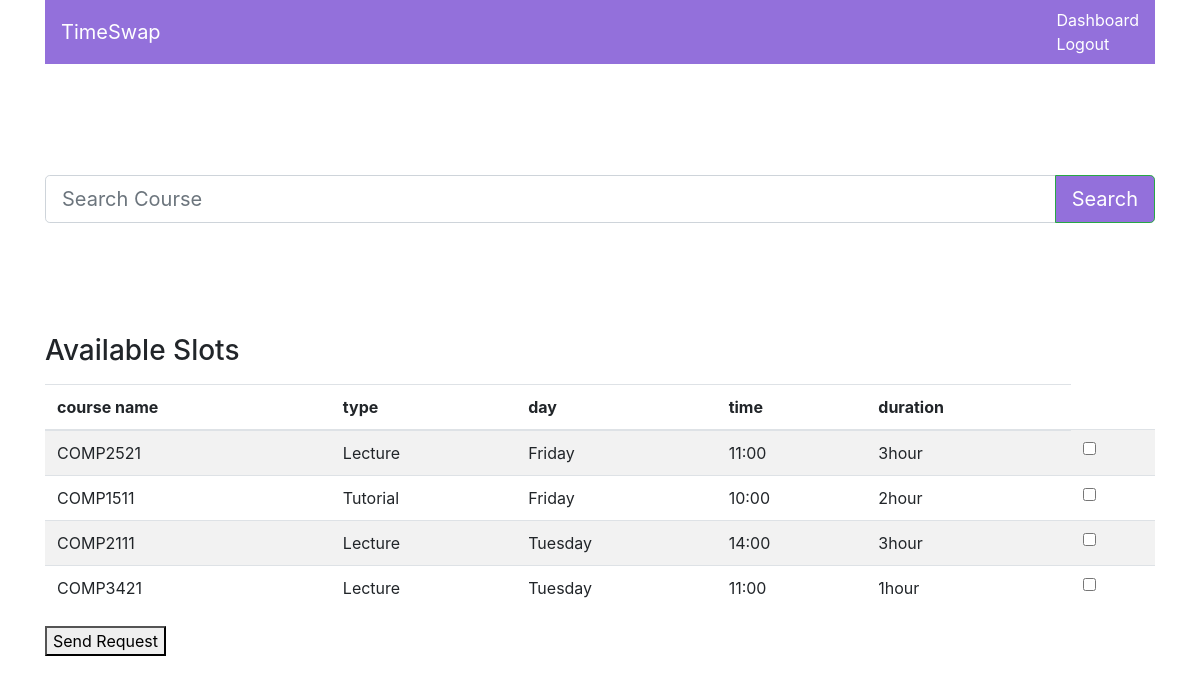
Screenshot of /search with the database file from the repository.
### server.py (models this page shows, shortened)
class Timetable(db.Model):
    __tablename__ = 'timetable'
    id = db.Column(db.Integer,primary_key=True)
    type = db.Column(db.String())
    day = db.Column(db.String())
    start_time = db.Column(db.Integer)
    duration = db.Column(db.Integer)
    course_name = db.Column(db.String())

### routes.py (the view)
@app.route('/search', methods=['GET', 'POST'])
def search():
    posts = Post.query.all()
    course_list = []
    for p in posts:
        course_list.append(Timetable.query.filter(Timetable.id == p.course_id).first())
    if request.method == "POST":
        if len(request.form["searching_field"]) != 0:
            course_name = request.form["searching_field"]
            course = Timetable.query.filter(Timetable.course_name == course_name[0:8])
            return render_template('post.html', Courses=course)
        else:
            course_id_list = request.form.getlist("course_id")
            for id in course_id_list:
                new_search = Search(course_id=int(id), requester_id=int(current_user.id),status=0)
                db.session.add(new_search)
                db.session.commit()
            return render_template('search.html', post=course_list)
    else:
        return render_template('search.html',post = course_list)

### templates/search.html (shortened to what this page needs)
{% extends "login-base.html" %}
{% block content %}
    <div class="request-body">
        <form method="POST">
            <div class="input-group input-group-lg mb-3" >
                <input id="tags" type="text" name="searching_field" placeholder="Search Course" class="form-control" aria-label="Large" aria-describedby="inputGroup-sizing-sm">
                <div class="input-group-append" >
                    <button id="hostSubmit"  class="btn btn-success btn-logo"  type="button" style="background-color: mediumpurple">Search</button>
                </div>
            </div>
            <div class="result">
                <h3 class="sub-header">Available Slots</h3>
                <div class="table-responsive">
                    <table class="table table-striped">
                        <thead>
                        <tr>
                            <th>course name</th>
                            <th>type</th>
                            <th>day</th>
                            <th>time</th>
                            <th>duration</th>
                        </tr>
                        </thead>
                        <tbody>
                        {% for course in post %}
                            <tr>
                                <td>{{ course.course_name}}</td>
                                <td>{{ course.type}}</td>
                                <td>{{ course.day}}</td>
                                <td>{{ course.start_time}}:00</td>
                                <td>{{ course.duration}}hour</td>
                                <td ><input type="checkbox"  id="id_{{course.id}}" name = "course_id" value={{course.id}}></td>
                            </tr>
                        {% endfor %}
                        </tbody>
                    </table>
                    <button type="submit" name="requesting">Send Request</button>
                </div>
        </form>
    </div>
    </div>
     {% endblock %}

### templates/login-base.html (shortened to what this page needs)
{% extends "base.html" %} {% block body %}
<nav class="navbar navbar-inverse" style="background-color: mediumpurple;>
  <div class="container-fluid">
    <div class="navbar-header">
      <a class="navbar-brand" style="color: white">TimeSwap</a>
    </div>
    <ul class="nav navbar-nav" style="color: white">
      <li style="color: white"><a href="dashboard" style="color: white">Dashboard</a></li>
      <li style="color: white"><a href="logout" style="color: white">Logout</a></li>
    </ul>
  </div>
<div style="margin-top:30px;" class="container">
    {% block content %} {% endblock %}
{% endblock %}

### templates/base.html (shortened to what this page needs)
<html>
    <head>
<link href="https://cdnjs.cloudflare.com/ajax/libs/jquery-ui-bootstrap/0.5pre/css/custom-theme/jquery-ui-1.10.0.custom.css" rel="stylesheet"/>
        <link rel="stylesheet" href="https://stackpath.bootstrapcdn.com/bootstrap/4.1.0/css/bootstrap.min.css"
>
        <link rel="stylesheet" href="{{ url_for('static', filename='style.css') }}"/>
    </head>
  <body>
    <div class="container">
      {% block body %}
      {% endblock %}
  </body>
</html>

### static/style.css (style rules this page uses)
.request-body { margin-top: 10%; }
.result { margin-top: 10%; }
.btn-logo { background-color: #9247FF; }
.btn { min-width: 100%; }

### rows the page displays
Timetable: course_name "COMP2521", type "Lecture", day "Friday", start_time "11", duration "3"
Timetable: course_name "COMP1511", type "Tutorial", day "Friday", start_time "10", duration "2"
Timetable: course_name "COMP2111", type "Lecture", day "Tuesday", start_time "14", duration "3"
Timetable: course_name "COMP3421", type "Lecture", day "Tuesday", start_time "11", duration "1"
